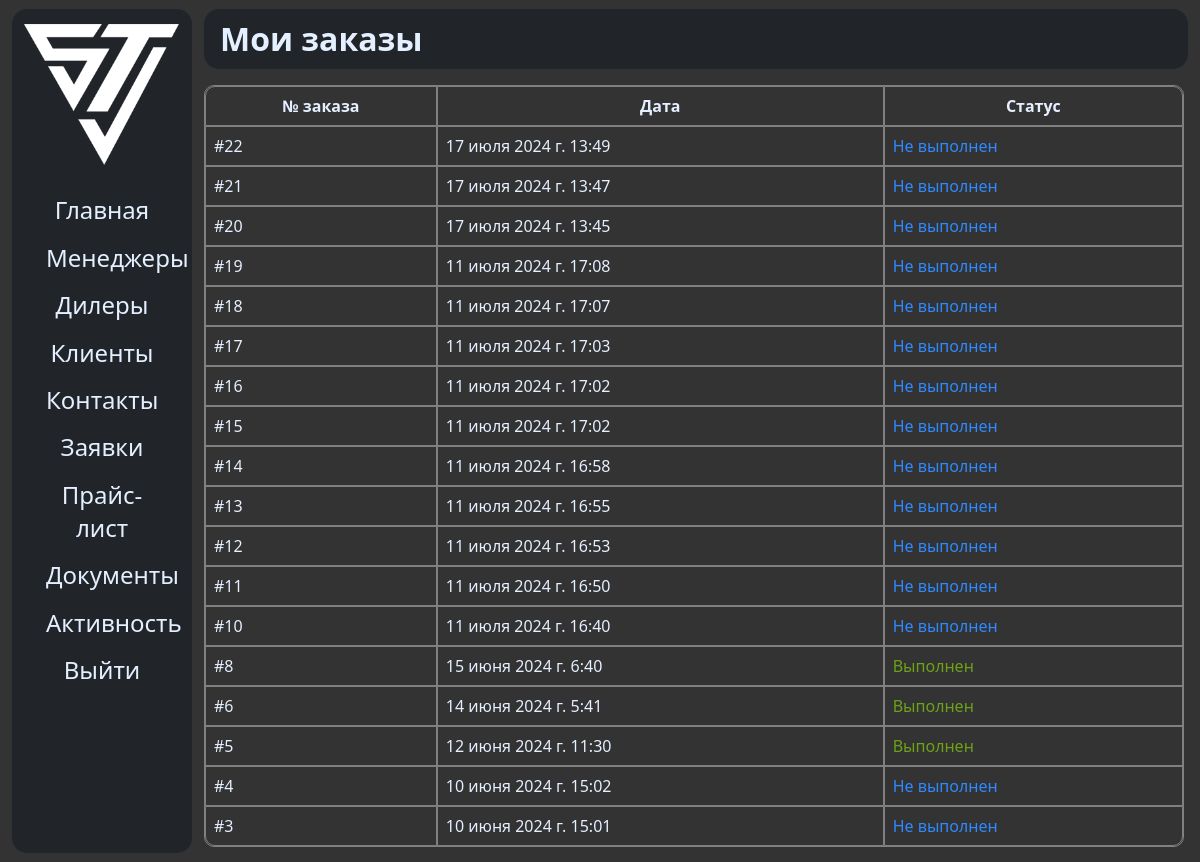
/orders/my (signed in), run on the app's committed database.
### sinotruk/models.py (models this page shows)
class Order(models.Model):
	user = models.ForeignKey(CustomUser, on_delete=models.CASCADE, verbose_name='Заказчик', related_name='orderer')
	date = models.DateTimeField(auto_now_add=True, null=True, blank=True)
	complete = models.BooleanField(default=False)

### sinotruk/views.py (the view)
# urls.py: path('orders/my', my_orders),
def my_orders(request):
	if request.user.is_authenticated:
		return render(request, 'main/my_orders.html', {
			'orders': Order.objects.filter(user=request.user).order_by('-id')
		})
	return HttpResponseRedirect('/login')

### templates/main/my_orders.html (shortened to what this page needs)
{% extends 'main/base.html' %}
{% load static %}
{% block navbar %}
    <h1>Мои заказы</h1>
{% endblock %}
{% block content %}
    <div class="my_orders_block">
        <table class="my_table">
            <thead>
                <tr>
                    <th>№ заказа</th>
                    <th>Дата</th>
                    <th>Статус</th>
                </tr>
            </thead>
            <tbody>
                {% for order in orders %}
                    <tr class="order-tr" onclick="window.location.href='/orders/my/{{ order.id }}'">
                        <td>#{{ order.id }}</td>
                        <td>{{ order.date }}</td>
                        <td>
                            {% if order.complete %}
                                <span class="completed">
                                    Выполнен
                                </span>
                            {% else %}
                                <span class="not_completed">
                                    Не выполнен
                                </span>
                            {% endif %}
                        </td>
                    </tr>
                {% endfor %}
            </tbody>
        </table>
    </div>
{% endblock %}

### static/css/base.css (style rules this page uses)
:root { --bs-font-sans-serif: system-ui, -apple-system, "Segoe UI", Roboto, "Helvetica Neue", Arial, "Noto Sans", "Liberation Sans", sans-serif, "Apple Color Emoji", "Segoe UI Emoji", "Segoe UI Symbol", "Noto Color Emoji"; }
* { font-family: var(--bs-font-sans-serif); color: #e4efff; }
html, body { margin: 0; padding: 0; background-color: #333333; }
.navbar > h1 { margin-left: 1rem; }
table, tbody { width: 100%; margin: 0; padding: 0; }
table, thead, tbody, tr, th, td { border: 1px solid gray; }
th, td { padding: 0.5rem; }
.my_table { border-collapse: separate; border-spacing: 0; border: 1px solid gray; border-radius: 10px; -moz-border-radius: 10px; -webkit-border-radius: 10px; }
.my_table tr:first-of-type th:first-of-type { border-top-left-radius: 10px; }
.my_table tr:first-of-type th:last-of-type { border-top-right-radius: 10px; }
.my_table tr:last-of-type td:first-of-type { border-bottom-left-radius: 10px; }
.my_table tr:last-of-type td:last-of-type { border-bottom-right-radius: 10px; }
.order-tr { cursor: pointer; }
.not_completed { color: #2f89ff; }
.completed { color: #6da119; }

### data on the page
Order: id "22", date "17 июля 2024 г. 13:49", complete "Не выполнен"
Order: id "21", date "17 июля 2024 г. 13:47", complete "Не выполнен"
Order: id "20", date "17 июля 2024 г. 13:45", complete "Не выполнен"
Order: id "19", date "11 июля 2024 г. 17:08", complete "Не выполнен"
Order: id "18", date "11 июля 2024 г. 17:07", complete "Не выполнен"
Order: id "17", date "11 июля 2024 г. 17:03", complete "Не выполнен"
Order: id "16", date "11 июля 2024 г. 17:02", complete "Не выполнен"
Order: id "15", date "11 июля 2024 г. 17:02", complete "Не выполнен"
Order: id "14", date "11 июля 2024 г. 16:58", complete "Не выполнен"
Order: id "13", date "11 июля 2024 г. 16:55", complete "Не выполнен"
Order: id "12", date "11 июля 2024 г. 16:53", complete "Не выполнен"
Order: id "11", date "11 июля 2024 г. 16:50", complete "Не выполнен"
Order: id "10", date "11 июля 2024 г. 16:40", complete "Не выполнен"
Order: id "8", date "15 июня 2024 г. 6:40", complete "Выполнен"
Order: id "6", date "14 июня 2024 г. 5:41", complete "Выполнен"
Order: id "5", date "12 июня 2024 г. 11:30", complete "Выполнен"
Order: id "4", date "10 июня 2024 г. 15:02", complete "Не выполнен"
Order: id "3", date "10 июня 2024 г. 15:01", complete "Не выполнен"
